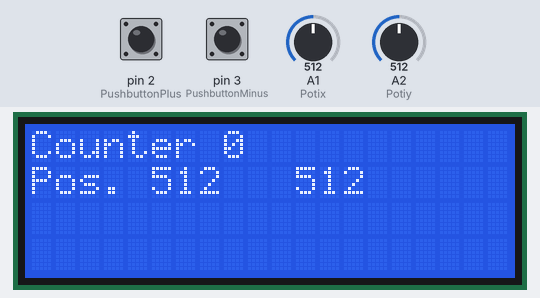
Bench run of a sketch on a simulated Arduino Nano, built with avr-gcc and run on an emulated ATmega328P. Parts: 20×4 character LCD. Inputs (shaded band) come from the test bench; at power-on: A2 (Potiy) = 512, A1 (Potix) = 512, pin 3 (PushbuttonMinus) HIGH, pin 2 (PushbuttonPlus) HIGH. What the sketch prints to the serial monitor is not drawn.

Above: at 1.2 s.
1.3 s: A2 (Potiy) set to 716
At 2.4 s:
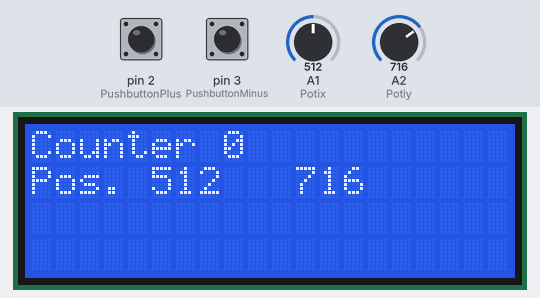
4.3 s: A2 (Potiy) set to 122
At 4.8 s:
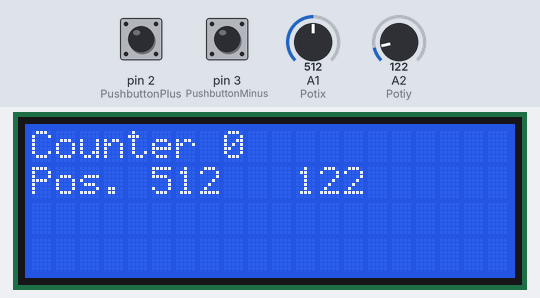
7.3 s: A1 (Potix) set to 0
At 8.7 s:
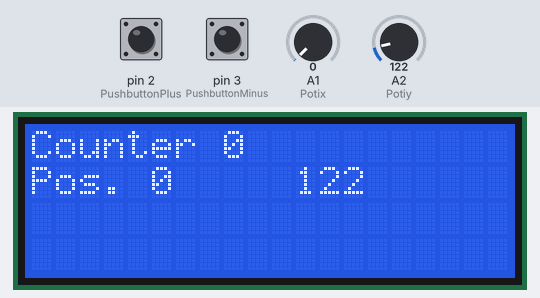
10.3 s: pin 3 (PushbuttonMinus) pulled LOW for 0.15 s
At 11.1 s:
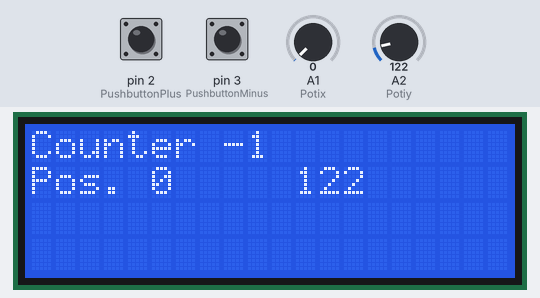
13.4 s: pin 2 (PushbuttonPlus) pulled LOW for 0.15 s
At 14.7 s:
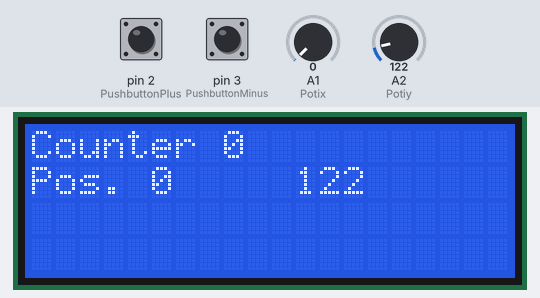
16.5 s: A1 (Potix) set to 122
At 17.1 s:
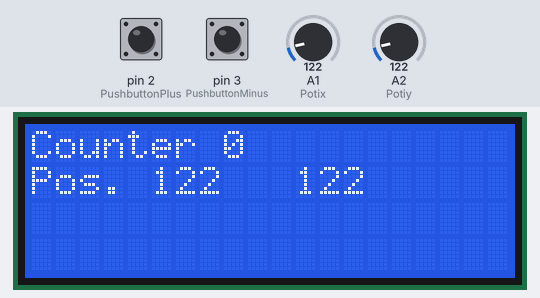
Timing chart, 0 to 19.5 s (numbered marks = the images above; inputs shaded):
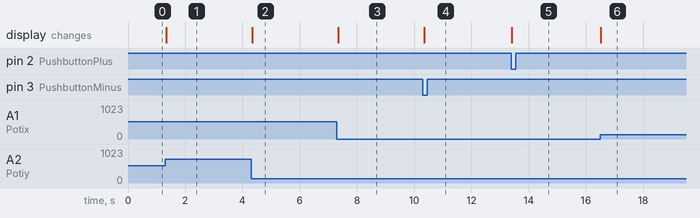

Measured:
- after the input at 1.3 s, the display: changes at once (image 1)
- after the input at 4.3 s, the display: changes at once (image 2)
- after the input at 7.3 s, the display: changes at once (image 3)
- after the input at 10.3 s, the display: changes after 0.05 s (image 4)
- after the input at 13.4 s, the display: changes at once (image 5)
- after the input at 16.5 s, the display: changes at once (image 6)

The sketch:

PhotoStacker_PF_v0.ino
```cpp
/* Nano w/ LCD I2C Display
 * 2 Pushbuttons using interrupts
 * 2 Poti
 *
 */
#include <Wire.h>
#include <LiquidCrystal_I2C.h>

LiquidCrystal_I2C lcd(0x27,20,4);  // set the LCD address to 0x27 for a 16 chars and 2 line display

const int PushbuttonPlus = 2;
const int PushbuttonMinus = 3;
const int Potix = A1;
const int Potiy = A2;

int counter = 0;
volatile long PIRstate=0;

///////////////////////////////// SETUP //////////////////////////////////////
void setup()
{
  pinMode(PushbuttonPlus,INPUT_PULLUP);
  pinMode(PushbuttonMinus,INPUT_PULLUP);
  pinMode(Potix,INPUT);
  pinMode(Potiy,INPUT);
  Serial.begin(9600);
  attachInterrupt(digitalPinToInterrupt(PushbuttonPlus),motionDetectorPlus,FALLING);
  attachInterrupt(digitalPinToInterrupt(PushbuttonMinus),motionDetectorMinus,FALLING);
  lcd.init();
  lcd.backlight();
  lcd.clear();
}

///////////////////////////////// LOOP /////////////////////////////////////////
void loop()
{
  lcd.clear();
  lcd.setCursor(0,0);
  lcd.print("Counter");
  lcd.setCursor(8,0);
  lcd.print(PIRstate);

  int PotiValuex = analogRead(Potix);
  int PotiValuey= analogRead(Potiy);
  lcd.setCursor(0,1);
  lcd.print("Pos. ");
  lcd.setCursor(5,1);

  lcd.print(PotiValuex);
  lcd.setCursor(11,1);
  lcd.print(PotiValuey);
//
//  for (int positionCounter = 0; positionCounter < 29; positionCounter++)
//  {
//    lcd.scrollDisplayLeft();
//    delay(250);
//  }

  float voltageX = PotiValuex * (5.0 / 1023.0);
  float voltageY = PotiValuey * (5.0 / 1023.0);

  Serial.println(voltageX, voltageY);


}


/////////////////////////////// Functions
void motionDetectorPlus()
{
  PIRstate++;
}

void motionDetectorMinus()
{
  PIRstate--;
}
```
